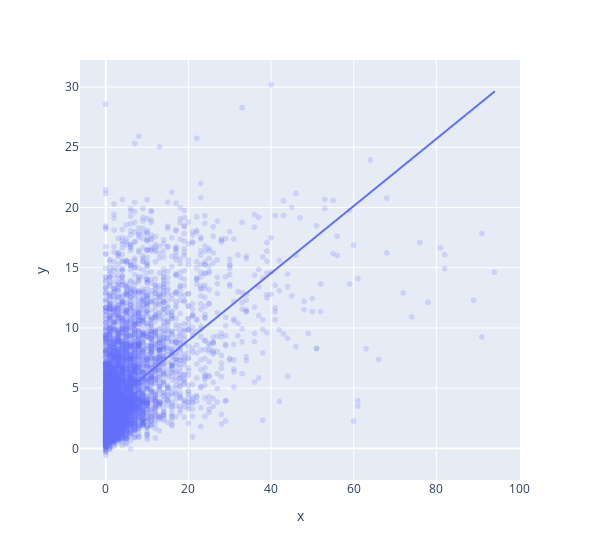

Notebook code for this chart:
### Markdown cell above
#### (4.4) Model Evaluation

### Code cell
selected_xgb = xgbGridSearch.best_estimator_
y_hat = selected_xgb.predict(X_test)

print(f"Train r2_score: {selected_xgb.score(X_train, y_train):.2f}")
print(f"Test r2_score: {selected_xgb.score(X_test, y_test):.2f}")
px.scatter(x=y_test, y=y_hat, trendline="ols", opacity=0.2, width=600)

### Figure 1 — Plotly figure (JSON) as saved in the notebook; plotly's stock layout.template omitted (floating-point values rounded to 4 significant figures; data arrays with more than 128 entries replaced by an {"elided": "..."} marker saying what was removed)
{"data": [{"hovertemplate": "x=%{x}<br>y=%{y}<extra></extra>", "legendgroup": "", "marker": {"color": "#636efa", "opacity": 0.2, "symbol": "circle"}, "mode": "markers", "name": "", "showlegend": false, "type": "scattergl", "x": {"elided": "7222 int values"}, "xaxis": "x", "y": {"elided": "7222 float values"}, "yaxis": "y"}, {"hovertemplate": "<b>OLS trendline</b><br>y = 0.278742 * x + 3.39598<br>R<sup>2</sup>=0.287029<br><br>x=%{x}<br>y=%{y} <b>(trend)</b><extra></extra>", "legendgroup": "", "marker": {"color": "#636efa", "symbol": "circle"}, "mode": "lines", "name": "", "showlegend": false, "type": "scattergl", "x": {"elided": "7222 int values"}, "xaxis": "x", "y": {"elided": "7222 float values"}, "yaxis": "y"}], "layout": {"legend": {"tracegroupgap": 0}, "margin": {"t": 60}, "width": 600, "xaxis": {"anchor": "y", "domain": [0, 1], "title": {"text": "x"}}, "yaxis": {"anchor": "x", "domain": [0, 1], "title": {"text": "y"}}}}
